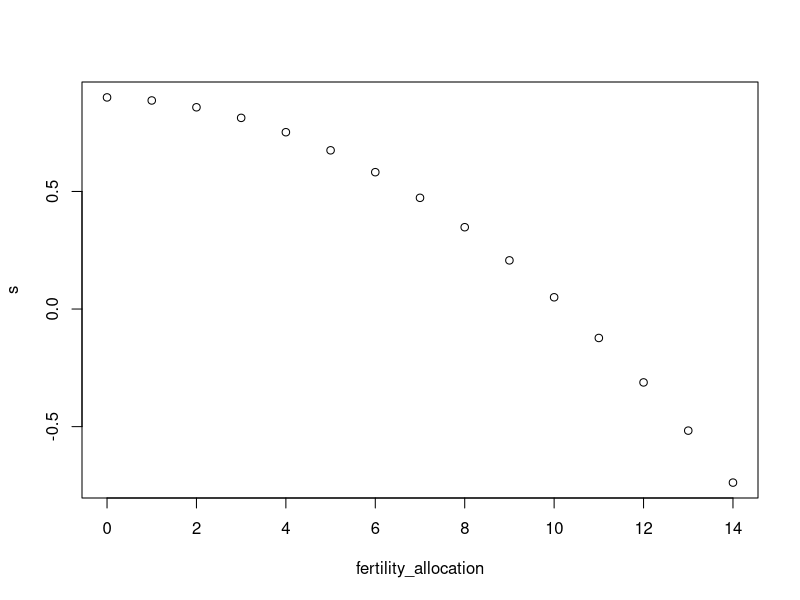
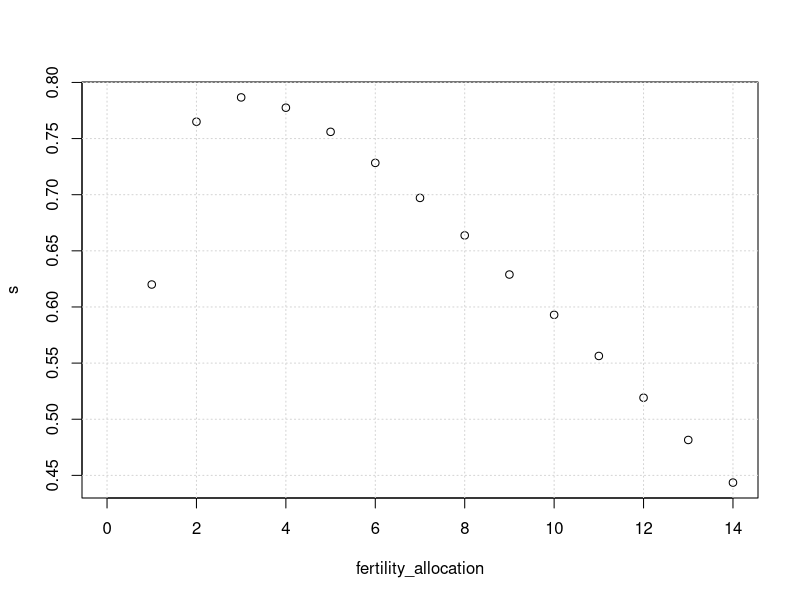
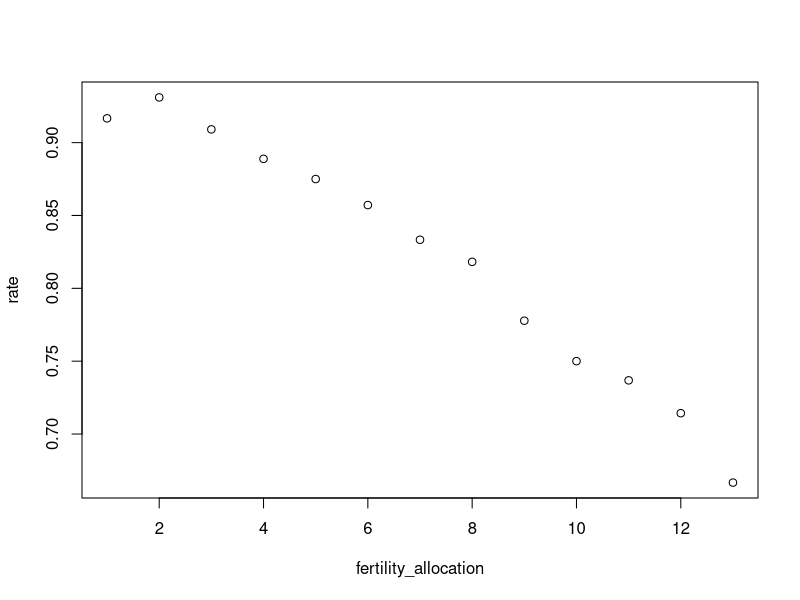
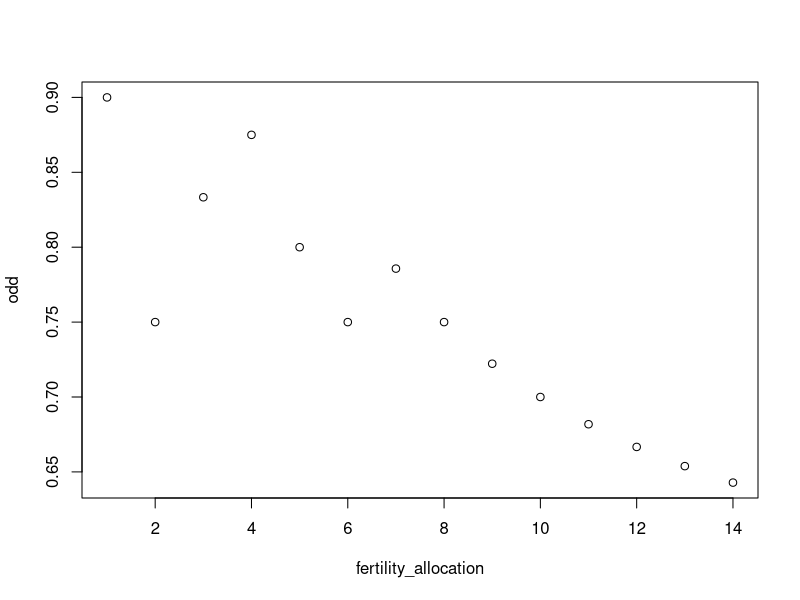
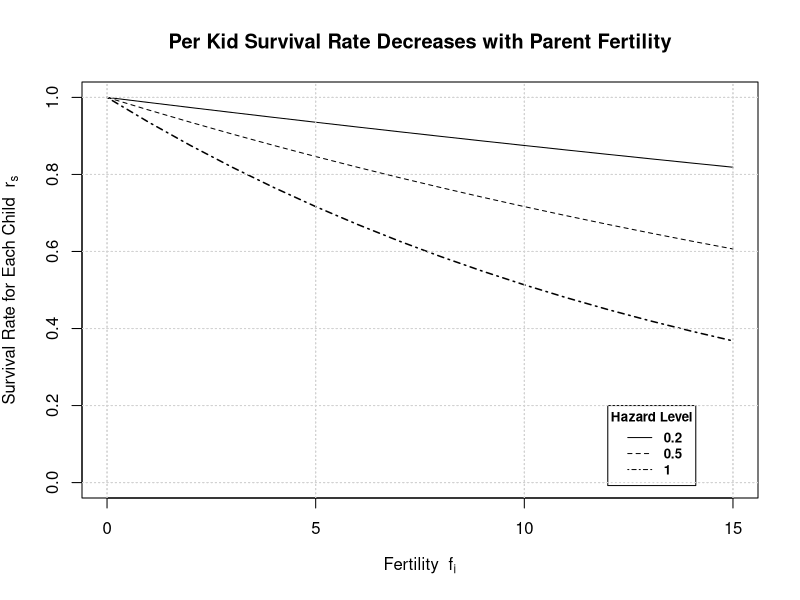
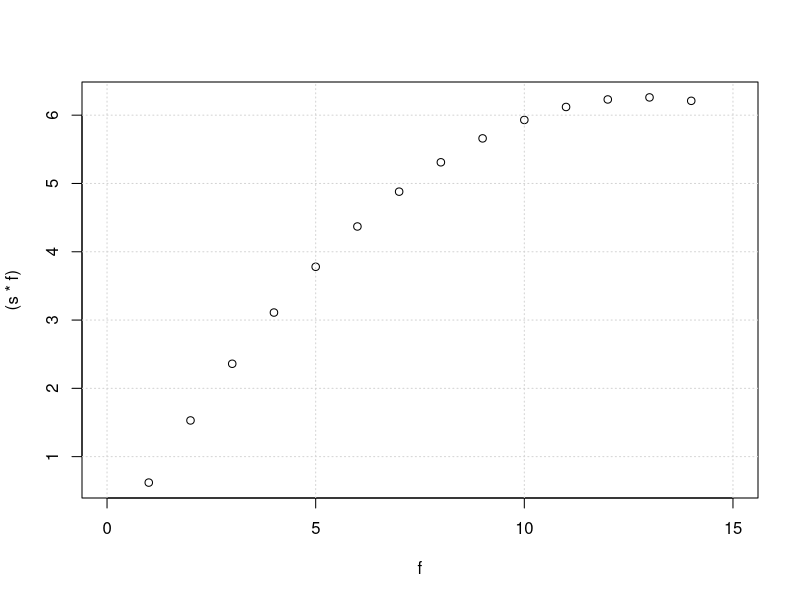

Write the R code that produced these figures, in order. (Note: this script raises an error after producing the figures.)
# this script visualize the relationship between offspring survival (success/rate) and fertility allocation # nolint

rm(list = ls())

# parameters
max_num_offspring <- 14
fertility_allocation <- seq(0, 14)
survival_birth <- 0.95
death_birth <- 1 - survival_birth

# Option 1: death rate as a linear function of fertility allocation
# death_rate <- (1 - survival_birth) + survival_birth * fertility_allocation / max_num_offspring # nolintr

# Option 2: death rate as a concave function of fertility allocation
death_rate <- 1 - survival_birth ^ fertility_allocation

# Option 3:
s <- 0.9 - 0.005 * fertility_allocation - 0.008 * fertility_allocation^2

plot(s ~ fertility_allocation)


# Option 4:
fertility_allocation <- seq(0, 14)
s <- -0.99 + 1.23 * fertility_allocation - 0.06 * fertility_allocation^2

s <- -0.37 + 1.03 * fertility_allocation - 0.04 * fertility_allocation^2

s <- s / fertility_allocation

plot(s ~ fertility_allocation)
grid()


# Option 5:
odd <- c(12, 14.5, 11, 9, 8, 7, 6, 5.5, 4.5, 4, 3.8, 3.5, 3)
rate <- 1 - (1 / odd)
fertility_allocation <- seq(1, 13)

lm(rate ~ fertility_allocation + I(fertility_allocation ^ 2))
plot(rate ~ fertility_allocation)

fertility_allocation <- seq(1, 14)
odd <- c(0.9, 1.5, 2.5, 3.5, 4, 4.5, 5.5, 6, 6.5, 7, 7.5, 8, 8.5, 9)
odd <- odd/fertility_allocation
plot(odd ~ fertility_allocation)

# 6
hazard <- 0.5
f <- seq(0, 15)
s02 <- exp(0.2 * (-f/15))
s05 <- exp(hazard * (-f/15))
s10 <- exp(1 * (-f/15))

# pdf(file="./figures/survival_rates.pdf", width = 6, height = 4.3)
# pdf(file="./figures/survival_rates.pdf")
# plot(s02 ~ f, type = "l", lty=1, main = "Per Kid Survival Rate Decreases with Parent Fertility", xlab = "Fertility", ylab = "Survival Rate for Each Child (rs)", ylim=c(0, 1))
plot(s02 ~ f, type = "l", lty=1, main = "Per Kid Survival Rate Decreases with Parent Fertility", xlab = expression('Fertility  f'[i]), ylab = expression('Survival Rate for Each Child  r'[s]), ylim=c(0, 1))
lines(s05 ~ f, type = "l", lty=2)
lines(s10 ~ f, type = "l", lty=4, lwd=1.5)
grid(col = "gray", lty = "dotted")
legend(12, 0.2, legend=c("0.2", "0.5", "1"), col=c("black", "black", "black"), lty=c(1,2,4), cex=0.8, text.font=2, title="Hazard Level")
# dev.off()


# # pdf(file="./figures/survived_offspring.pdf")
# # plot(s02 ~ f, type = "l", lty=1, main = "Per Kid Survival Rate Decreases with Parent Fertility", xlab = "Fertility", ylab = "Survival Rate for Each Child (rs)", ylim=c(0, 1))
# plot(s02*f ~ f, type = "l", lty=1, main = "Per Kid Survival Rate Decreases with Parent Fertility", xlab = expression('Fertility  f'[i]), ylab = expression('Survived Offspring n'[i]))
# lines(s05*f ~ f, type = "l", lty=2)
# lines(s10*f ~ f, type = "l", lty=4, lwd=1.5)
# grid(col = "gray", lty = "dotted")
# legend(0.5, 12, legend=c("0.2", "0.5", "1"), col=c("black", "black", "black"), lty=c(1,2,4), cex=0.8, text.font=2, title="Hazard Level")
# # dev.off()


grid()
plot((s * f) ~ f)
grid()

# plot the relationship
# pdf(file = "./figures/density_dependent_death.pdf")
plot(death_rate ~ fertility_allocation, type = "l", xlab = "Fertility Allocation", ylab = "Death Rate", main = "Density-Dependent Death Rate", ylim = c(0, 1))
points(death_rate ~ fertility_allocation, pch = 19)
grid(col = "gray", lty = "dotted")
# dev.off()

# compare effects of different survival rates
# survival_birth <- seq(0, 1, 0.1)
# for (s in survival_birth) {
#    death_rate <- 1 - s ^ fertility_allocation
#    lines(death_rate ~ fertility_allocation, lty = s * 10)
# }